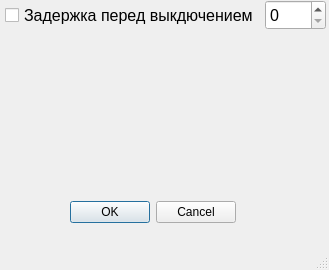
<?xml version="1.0" encoding="UTF-8"?>
<ui version="4.0">
 <class>DialogSettings</class>
 <widget class="QMainWindow" name="DialogSettings">
  <property name="geometry">
   <rect>
    <x>0</x>
    <y>0</y>
    <width>329</width>
    <height>270</height>
   </rect>
  </property>
  <property name="windowTitle">
   <string>MainWindow</string>
  </property>
  <widget class="QWidget" name="centralwidget">
   <widget class="QDialogButtonBox" name="buttonBox">
    <property name="geometry">
     <rect>
      <x>70</x>
      <y>200</y>
      <width>166</width>
      <height>24</height>
     </rect>
    </property>
    <property name="standardButtons">
     <set>QDialogButtonBox::Cancel|QDialogButtonBox::Ok</set>
    </property>
   </widget>
   <widget class="QCheckBox" name="checkBoxDelay">
    <property name="geometry">
     <rect>
      <x>5</x>
      <y>0</y>
      <width>250</width>
      <height>30</height>
     </rect>
    </property>
    <property name="font">
     <font>
      <pointsize>12</pointsize>
     </font>
    </property>
    <property name="text">
     <string>Задержка перед выкдючением</string>
    </property>
   </widget>
   <widget class="QSpinBox" name="spinBoxDelay">
    <property name="geometry">
     <rect>
      <x>265</x>
      <y>0</y>
      <width>61</width>
      <height>30</height>
     </rect>
    </property>
    <property name="font">
     <font>
      <pointsize>12</pointsize>
     </font>
    </property>
   </widget>
  </widget>
  <widget class="QMenuBar" name="menubar">
   <property name="geometry">
    <rect>
     <x>0</x>
     <y>0</y>
     <width>329</width>
     <height>21</height>
    </rect>
   </property>
  </widget>
  <widget class="QStatusBar" name="statusbar"/>
 </widget>
 <resources/>
 <connections/>
</ui>
